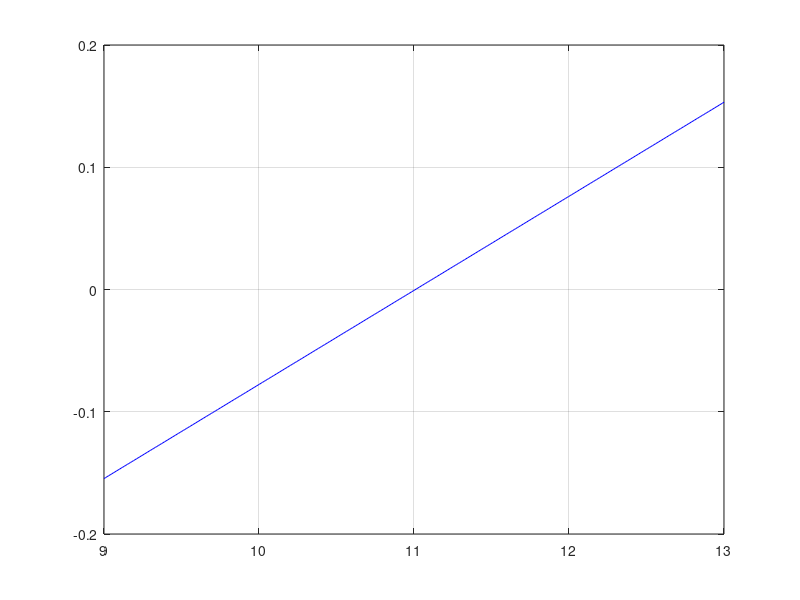

Write the MATLAB code that produced this figure. (Note: this script raises an error after producing the figure.)
% Q22: Solve 3^(3x+1) - 7*5^(2x) = 0 to high precision
clc; clear; format long g;
f = @(x) 3.^(3*x+1) - 7*5.^(2*x);
h  = @(x) (3*x+1)*log(3) - log(7) - 2*x*log(5);
dh = @(x) 3*log(3) - 2*log(5);

x = linspace(9, 13, 400);
plot(x, arrayfun(h, x), 'b'); grid on; yline(0,'r');
xlabel('x'); ylabel('log 3^{3x+1} - log(7 \cdot 5^{2x})'); title('Q22');

p = 10; tol = 1e-14; maxit = 100;
for k = 1:maxit
    pnew = p - h(p)/dh(p);
    if abs(pnew - p) < tol, break; end
    p = pnew;
end
fprintf('Root x = %.17g in %d iters\n', pnew, k);
fprintf('log-residual |h(x)| = %.2e\n', abs(h(pnew)));
